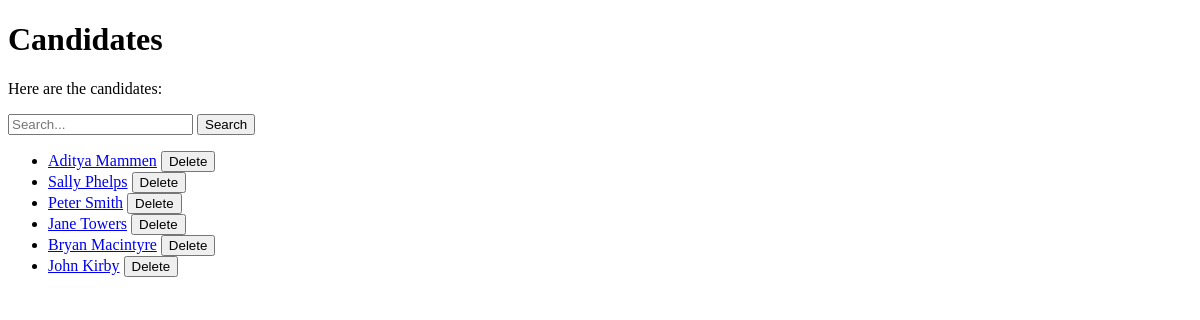
Before: /editlist/ (signed in) with the older database file.
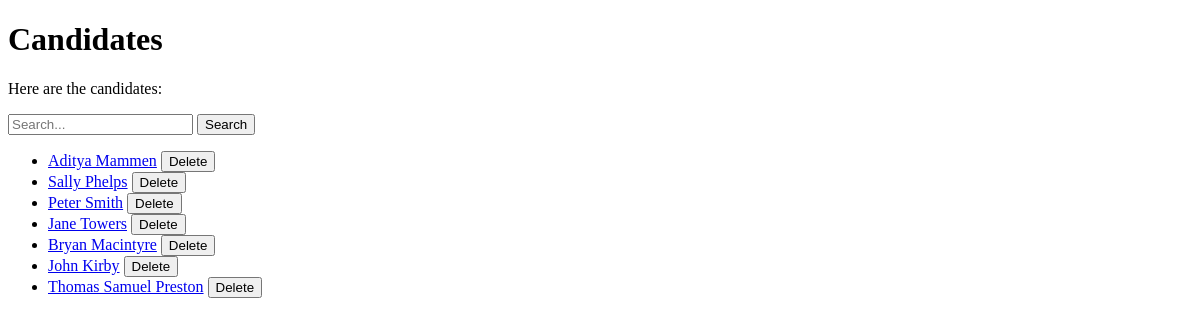
After: the same page with the newer database file.
### tables this page shows
CREATE TABLE candidates (
    id INTEGER PRIMARY KEY,
    name TEXT,
    date_of_birth TEXT,
    location TEXT,
    email TEXT
, visible INTEGER DEFAULT 0);

### shawty.py (the view)
@app.route("/editlist/", methods=["GET", "POST"])
def editlist():
    if "loggedin" not in session:
        return redirect(url_for("login"))
    if request.method == "POST":
        with sqlite3.connect("data.db") as connection:
            cursor = connection.cursor()
            cursor.execute(
                "SELECT * FROM candidates WHERE location LIKE ? OR name LIKE ? OR email LIKE ? OR id IN (SELECT id FROM skills WHERE name LIKE ?)",
                (f"%{request.form['query']}%", f"%{request.form['query']}%", f"%{request.form['query']}%", f"%{request.form['query']}%"),
            )
            candidates = cursor.fetchall()
    else:
        with sqlite3.connect("data.db") as connection:
            cursor = connection.cursor()
            cursor.execute("SELECT * FROM candidates")
            candidates = cursor.fetchall()
    return render_template("edit_list.html", candidates=candidates)

### templates/edit_list.html (shortened to what this page needs)
<!DOCTYPE html>
<html>
<head>
</head>
<body>
    <h1>Candidates</h1>
    <p>Here are the candidates:</p>
    <form method="post" action="/editlist">
        <input type="text" name="query" placeholder="Search..." value="{{ query }}">
        <input type="submit" value="Search">
    </form>
    <ul>
        {% for candidate in candidates %}
        <li>
            <a href="{{ url_for('edit', candidate_id=candidate[0]) }}">{{ candidate[1] }}</a>
            <button onclick="window.location.href='{{ url_for('delete', candidate_id=candidate[0]) }}'">Delete</button>
        </li>
        {% endfor %}
    </ul>
</body>
</html>

Changed rows visible on the page:
added candidates: name "Thomas Samuel Preston"
